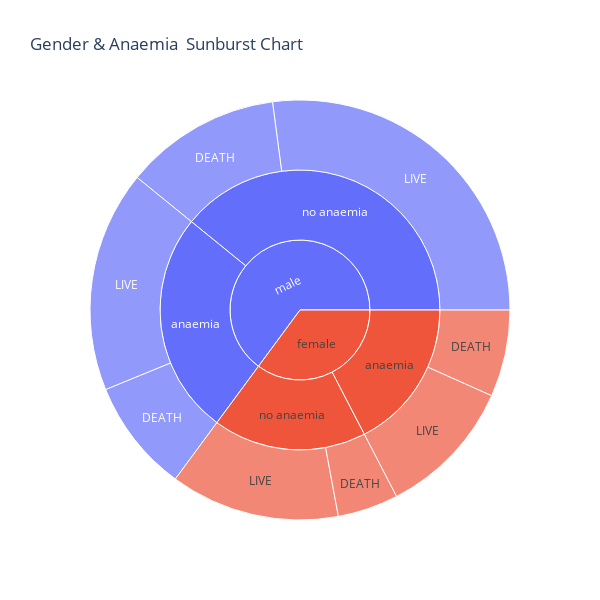

The notebook cell saved with this chart:
### Markdown cell above
**Whether a patient is a smoker or not, the survival rate is higher than the death rate. However, that does not mean it carries no risk.**

### Code cell
sun.loc[sun["anaemia"]== 0 , "anaemia"] = "no anaemia"
sun.loc[sun["anaemia"]== 1, "anaemia"] = "anaemia"

fig = px.sunburst(sun, 
                  path=["sex","anaemia","DEATH_EVENT"],
                  values="count",
                  title="Gender & Anaemia  Sunburst Chart ",
                  width=600,
                  height=600)

fig.show()

### Figure 1 — Plotly figure (JSON) as saved in the notebook; plotly's stock layout.template omitted (floating-point values rounded to 4 significant figures)
{"data": [{"branchvalues": "total", "domain": {"x": [0, 1], "y": [0, 1]}, "hovertemplate": "labels=%{label}<br>count=%{value}<br>parent=%{parent}<br>id=%{id}<extra></extra>", "ids": ["female/anaemia/DEATH", "male/anaemia/DEATH", "female/no anaemia/DEATH", "male/no anaemia/DEATH", "female/anaemia/LIVE", "male/anaemia/LIVE", "female/no anaemia/LIVE", "male/no anaemia/LIVE", "female/anaemia", "male/anaemia", "female/no anaemia", "male/no anaemia", "female", "male"], "labels": ["DEATH", "DEATH", "DEATH", "DEATH", "LIVE", "LIVE", "LIVE", "LIVE", "anaemia", "anaemia", "no anaemia", "no anaemia", "female", "male"], "name": "", "parents": ["female/anaemia", "male/anaemia", "female/no anaemia", "male/no anaemia", "female/anaemia", "male/anaemia", "female/no anaemia", "male/no anaemia", "female", "male", "female", "male", "", ""], "type": "sunburst", "values": [20, 26, 14, 36, 32, 51, 39, 81, 52, 77, 53, 117, 105, 194]}], "layout": {"height": 600, "legend": {"tracegroupgap": 0}, "title": {"text": "Gender & Anaemia  Sunburst Chart "}, "width": 600}}
